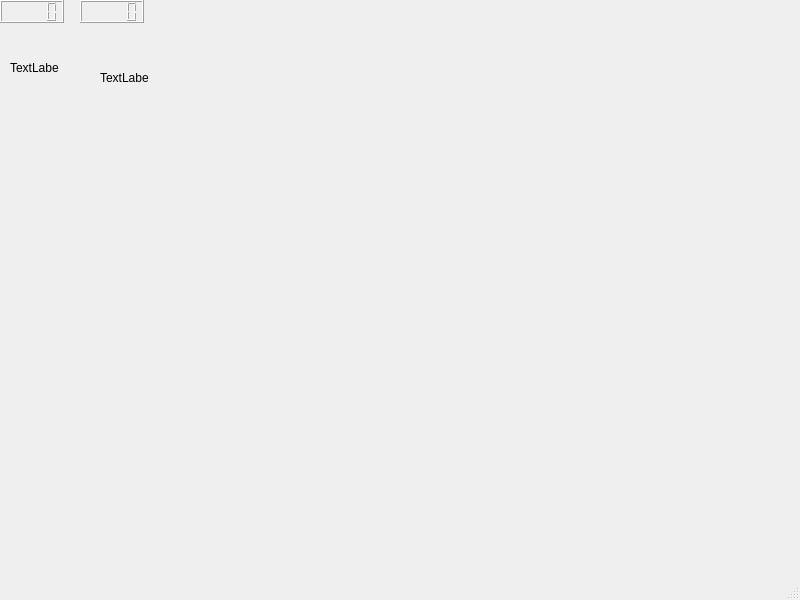
<?xml version="1.0" encoding="UTF-8"?>
<ui version="4.0">
 <class>MainWindow</class>
 <widget class="QMainWindow" name="MainWindow">
  <property name="geometry">
   <rect>
    <x>0</x>
    <y>0</y>
    <width>800</width>
    <height>600</height>
   </rect>
  </property>
  <property name="windowTitle">
   <string>MainWindow</string>
  </property>
  <widget class="QWidget" name="centralwidget">
   <widget class="QLCDNumber" name="lcdO2Sat">
    <property name="geometry">
     <rect>
      <x>80</x>
      <y>0</y>
      <width>64</width>
      <height>23</height>
     </rect>
    </property>
   </widget>
   <widget class="QLCDNumber" name="lcdHeartRate">
    <property name="geometry">
     <rect>
      <x>0</x>
      <y>0</y>
      <width>64</width>
      <height>23</height>
     </rect>
    </property>
   </widget>
   <widget class="QLabel" name="labelPatientName">
    <property name="geometry">
     <rect>
      <x>10</x>
      <y>60</y>
      <width>49</width>
      <height>16</height>
     </rect>
    </property>
    <property name="text">
     <string>TextLabel</string>
    </property>
   </widget>
   <widget class="QLabel" name="labelPressure">
    <property name="geometry">
     <rect>
      <x>100</x>
      <y>70</y>
      <width>49</width>
      <height>16</height>
     </rect>
    </property>
    <property name="text">
     <string>TextLabel</string>
    </property>
   </widget>
  </widget>
  <widget class="QMenuBar" name="menubar">
   <property name="geometry">
    <rect>
     <x>0</x>
     <y>0</y>
     <width>800</width>
     <height>21</height>
    </rect>
   </property>
  </widget>
  <widget class="QStatusBar" name="statusbar"/>
 </widget>
 <resources/>
 <connections/>
</ui>
